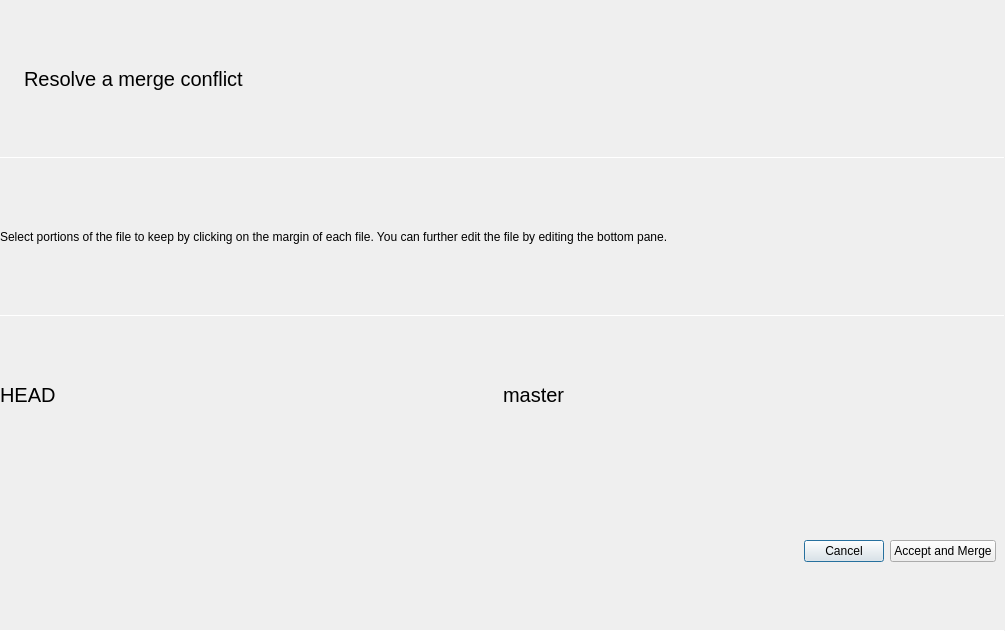
<?xml version="1.0" encoding="UTF-8"?>
<ui version="4.0">
 <class>MergeTool</class>
 <widget class="QDialog" name="MergeTool">
  <property name="geometry">
   <rect>
    <x>0</x>
    <y>0</y>
    <width>1005</width>
    <height>631</height>
   </rect>
  </property>
  <property name="windowTitle">
   <string notr="true">Resolve a merge conflict</string>
  </property>
  <layout class="QVBoxLayout" name="verticalLayout">
   <property name="spacing">
    <number>0</number>
   </property>
   <property name="leftMargin">
    <number>0</number>
   </property>
   <property name="topMargin">
    <number>0</number>
   </property>
   <property name="rightMargin">
    <number>0</number>
   </property>
   <property name="bottomMargin">
    <number>0</number>
   </property>
   <item>
    <layout class="QHBoxLayout" name="horizontalLayout">
     <property name="spacing">
      <number>0</number>
     </property>
     <item>
      <widget class="QToolButton" name="cancelButton">
       <property name="sizePolicy">
        <sizepolicy hsizetype="Preferred" vsizetype="Preferred">
         <horstretch>0</horstretch>
         <verstretch>0</verstretch>
        </sizepolicy>
       </property>
       <property name="text">
        <string/>
       </property>
       <property name="icon">
        <iconset theme="go-previous" resource="../icons.qrc">
         <normaloff>:/icons/go-previous.svg</normaloff>:/icons/go-previous.svg</iconset>
       </property>
       <property name="autoRaise">
        <bool>true</bool>
       </property>
      </widget>
     </item>
     <item>
      <widget class="QLabel" name="titleLabel">
       <property name="sizePolicy">
        <sizepolicy hsizetype="Expanding" vsizetype="Preferred">
         <horstretch>0</horstretch>
         <verstretch>0</verstretch>
        </sizepolicy>
       </property>
       <property name="font">
        <font>
         <pointsize>15</pointsize>
        </font>
       </property>
       <property name="text">
        <string notr="true">Resolve a merge conflict</string>
       </property>
       <property name="margin">
        <number>9</number>
       </property>
      </widget>
     </item>
     <item>
      <widget class="QToolButton" name="acceptButton">
       <property name="sizePolicy">
        <sizepolicy hsizetype="Preferred" vsizetype="Preferred">
         <horstretch>0</horstretch>
         <verstretch>0</verstretch>
        </sizepolicy>
       </property>
       <property name="toolTip">
        <string>Accept and Merge</string>
       </property>
       <property name="text">
        <string/>
       </property>
       <property name="icon">
        <iconset theme="dialog-ok" resource="../icons.qrc">
         <normaloff>:/icons/dialog-ok.svg</normaloff>:/icons/dialog-ok.svg</iconset>
       </property>
       <property name="autoRaise">
        <bool>true</bool>
       </property>
      </widget>
     </item>
    </layout>
   </item>
   <item>
    <widget class="Line" name="line">
     <property name="maximumSize">
      <size>
       <width>16777215</width>
       <height>1</height>
      </size>
     </property>
     <property name="orientation">
      <enum>Qt::Horizontal</enum>
     </property>
    </widget>
   </item>
   <item>
    <widget class="QLabel" name="label_2">
     <property name="text">
      <string>Select portions of the file to keep by clicking on the margin of each file. You can further edit the file by editing the bottom pane.</string>
     </property>
     <property name="wordWrap">
      <bool>true</bool>
     </property>
     <property name="margin">
      <number>9</number>
     </property>
    </widget>
   </item>
   <item>
    <widget class="Line" name="line_3">
     <property name="maximumSize">
      <size>
       <width>16777215</width>
       <height>1</height>
      </size>
     </property>
     <property name="orientation">
      <enum>Qt::Horizontal</enum>
     </property>
    </widget>
   </item>
   <item>
    <layout class="QHBoxLayout" name="differenceLayout">
     <property name="spacing">
      <number>0</number>
     </property>
     <item>
      <layout class="QVBoxLayout" name="localChangesLayout">
       <property name="spacing">
        <number>0</number>
       </property>
       <item>
        <widget class="QLabel" name="localChangesTitle">
         <property name="sizePolicy">
          <sizepolicy hsizetype="Ignored" vsizetype="Preferred">
           <horstretch>0</horstretch>
           <verstretch>0</verstretch>
          </sizepolicy>
         </property>
         <property name="font">
          <font>
           <pointsize>15</pointsize>
          </font>
         </property>
         <property name="text">
          <string notr="true">HEAD</string>
         </property>
         <property name="margin">
          <number>9</number>
         </property>
        </widget>
       </item>
      </layout>
     </item>
     <item>
      <layout class="QVBoxLayout" name="remoteChangesLayout">
       <property name="spacing">
        <number>0</number>
       </property>
       <item>
        <widget class="QLabel" name="remoteChangesTitle">
         <property name="sizePolicy">
          <sizepolicy hsizetype="Ignored" vsizetype="Preferred">
           <horstretch>0</horstretch>
           <verstretch>0</verstretch>
          </sizepolicy>
         </property>
         <property name="font">
          <font>
           <pointsize>15</pointsize>
          </font>
         </property>
         <property name="text">
          <string notr="true">master</string>
         </property>
         <property name="margin">
          <number>9</number>
         </property>
        </widget>
       </item>
      </layout>
     </item>
    </layout>
   </item>
   <item>
    <widget class="QWidget" name="windowControlsMac" native="true">
     <layout class="QHBoxLayout" name="horizontalLayout_2">
      <item>
       <spacer name="horizontalSpacer">
        <property name="orientation">
         <enum>Qt::Horizontal</enum>
        </property>
        <property name="sizeHint" stdset="0">
         <size>
          <width>40</width>
          <height>20</height>
         </size>
        </property>
       </spacer>
      </item>
      <item>
       <widget class="QPushButton" name="pushButton">
        <property name="text">
         <string>Cancel</string>
        </property>
       </widget>
      </item>
      <item>
       <widget class="QPushButton" name="pushButton_2">
        <property name="text">
         <string>Accept and Merge</string>
        </property>
       </widget>
      </item>
     </layout>
    </widget>
   </item>
   <item>
    <widget class="Line" name="line_2">
     <property name="maximumSize">
      <size>
       <width>16777215</width>
       <height>1</height>
      </size>
     </property>
     <property name="orientation">
      <enum>Qt::Horizontal</enum>
     </property>
    </widget>
   </item>
  </layout>
 </widget>
 <resources>
  <include location="../icons.qrc"/>
 </resources>
 <connections>
  <connection>
   <sender>pushButton_2</sender>
   <signal>clicked()</signal>
   <receiver>acceptButton</receiver>
   <slot>click()</slot>
   <hints>
    <hint type="sourcelabel">
     <x>995</x>
     <y>562</y>
    </hint>
    <hint type="destinationlabel">
     <x>994</x>
     <y>120</y>
    </hint>
   </hints>
  </connection>
  <connection>
   <sender>pushButton</sender>
   <signal>clicked()</signal>
   <receiver>cancelButton</receiver>
   <slot>click()</slot>
   <hints>
    <hint type="sourcelabel">
     <x>795</x>
     <y>557</y>
    </hint>
    <hint type="destinationlabel">
     <x>13</x>
     <y>97</y>
    </hint>
   </hints>
  </connection>
 </connections>
</ui>
